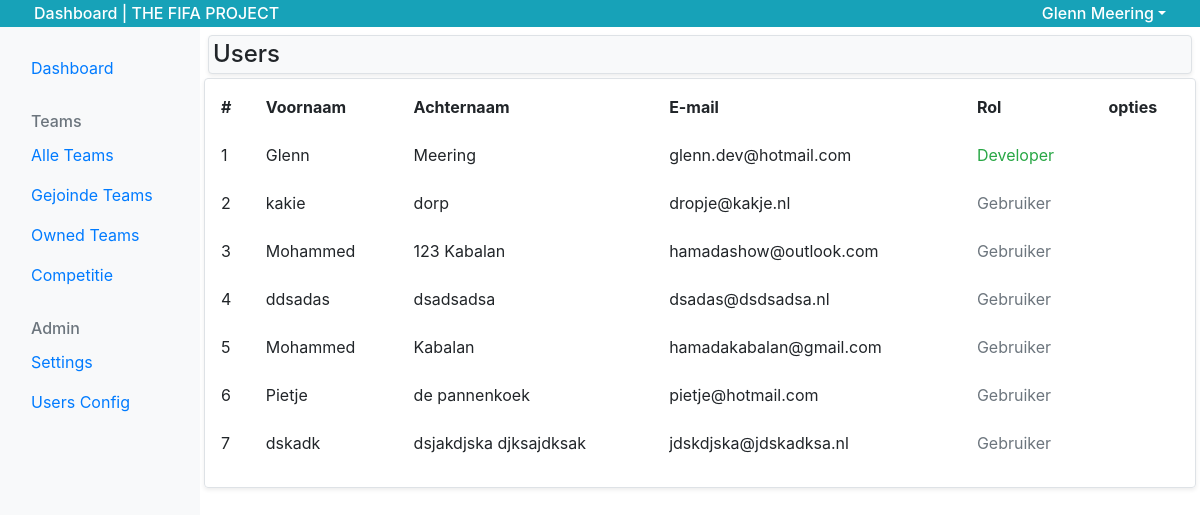
/dashboard/dashboard_admin_user_config.php (signed in), run on an earlier commit of the app's database.
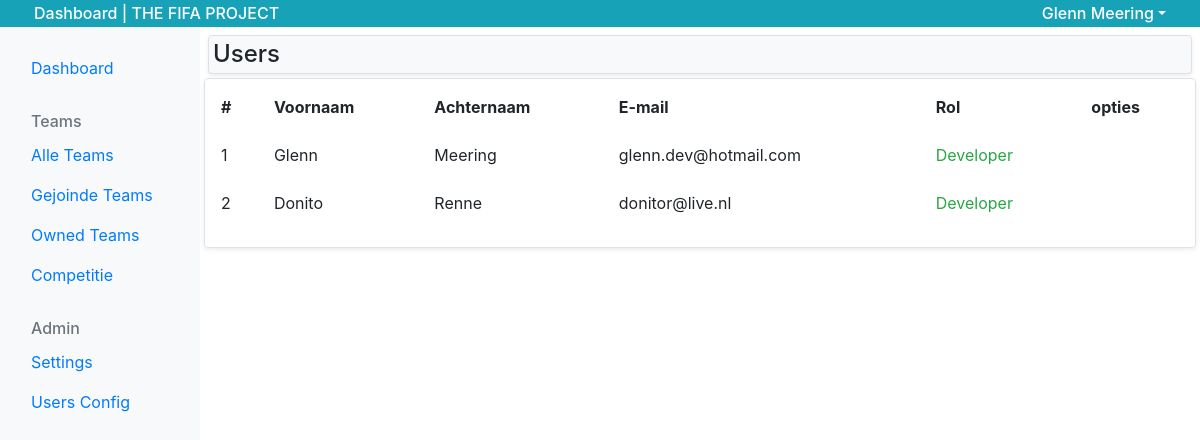
And on a later commit of the database.
### tables this page shows
CREATE TABLE `users` (
  `id` int(11) UNSIGNED NOT NULL,
  `firstname` varchar(255) NOT NULL,
  `middlename` varchar(255) DEFAULT NULL,
  `lastname` varchar(255) NOT NULL,
  `email` varchar(255) NOT NULL,
  `password` varchar(255) NOT NULL,
  `administrator` tinyint(1) DEFAULT NULL,
  `dev_admin` tinyint(1) DEFAULT NULL,
  `registers_date` datetime NOT NULL
);

### dashboard/dashboard_admin_user_config.php (the view, shortened to what this page needs)
<?php
require 'dashboard_header.php';
require 'dashboard_navigation.php';
$sql = "SELECT * from `users`";
$query = $db->query($sql);
$users = $query->fetchAll(2);
echo'<div class="row p-1">';
?>
<div class="col-12 p-0">
  <h2 class="h4 p-1 bg-light rounded m-1 border shadow-sm">Users</h2>
</div>
<div class="col-12 p-1 border rounded shadow-sm">
  <table class="table table-hover table-borderless">
    <thead>
      <tr>
        <th scope="col">#</th>
        <th scope="col">Voornaam</th>
        <th scope="col">Achternaam</th>
        <th scope="col">E-mail</th>
        <th scope="col">Rol</th>
        <th scope="col">opties</th>
      </tr>
    </thead>
    <tbody>
      <?php
        $count = 1;
        foreach ($users as $user)
        {
          echo '<tr>';
          echo "<td scope=\"row\">$count</td>";
          echo "<td>{$user['firstname']}</td>";
          echo "<td>{$user['middlename']} {$user['lastname']}</td>";
          echo "<td>{$user['email']}</td>";
          if ($user['dev_admin'] !== null)
          {
            echo "<td class='text-success'>Developer</td>";
          }
          else if ($user['administrator'] !== null)
          {
            echo "<td class='text-danger'>Administrator</td>";
          }
          else
          {
            echo "<td class='text-muted'>Gebruiker</td>";
          }
          echo '</tr>';
          $count++;
        }
      ?>
    </tbody>
  </table>
</div>
<?php
require 'dashboard_footer.php';

What changed in the data, as far as the page shows it:
removed users: firstname "kakie", lastname "dorp", email "dropje@kakje.nl", shows "Gebruiker"
removed users: firstname "Mohammed", middlename "123", lastname "Kabalan", email "hamadashow@outlook.com", shows "Gebruiker"
removed users: firstname "ddsadas", lastname "dsadsadsa", email "dsadas@dsdsadsa.nl", shows "Gebruiker"
removed users: firstname "Mohammed", lastname "Kabalan", email "hamadakabalan@gmail.com", shows "Gebruiker"
removed users: firstname "Pietje", middlename "de", lastname "pannenkoek", email "pietje@hotmail.com", shows "Gebruiker"
removed users: firstname "dskadk", middlename "dsjakdjska", lastname "djksajdksak", email "jdskdjska@jdskadksa.nl", shows "Gebruiker"
added users: firstname "Donito", lastname "Renne", email "donitor@live.nl", dev_admin "Developer"
